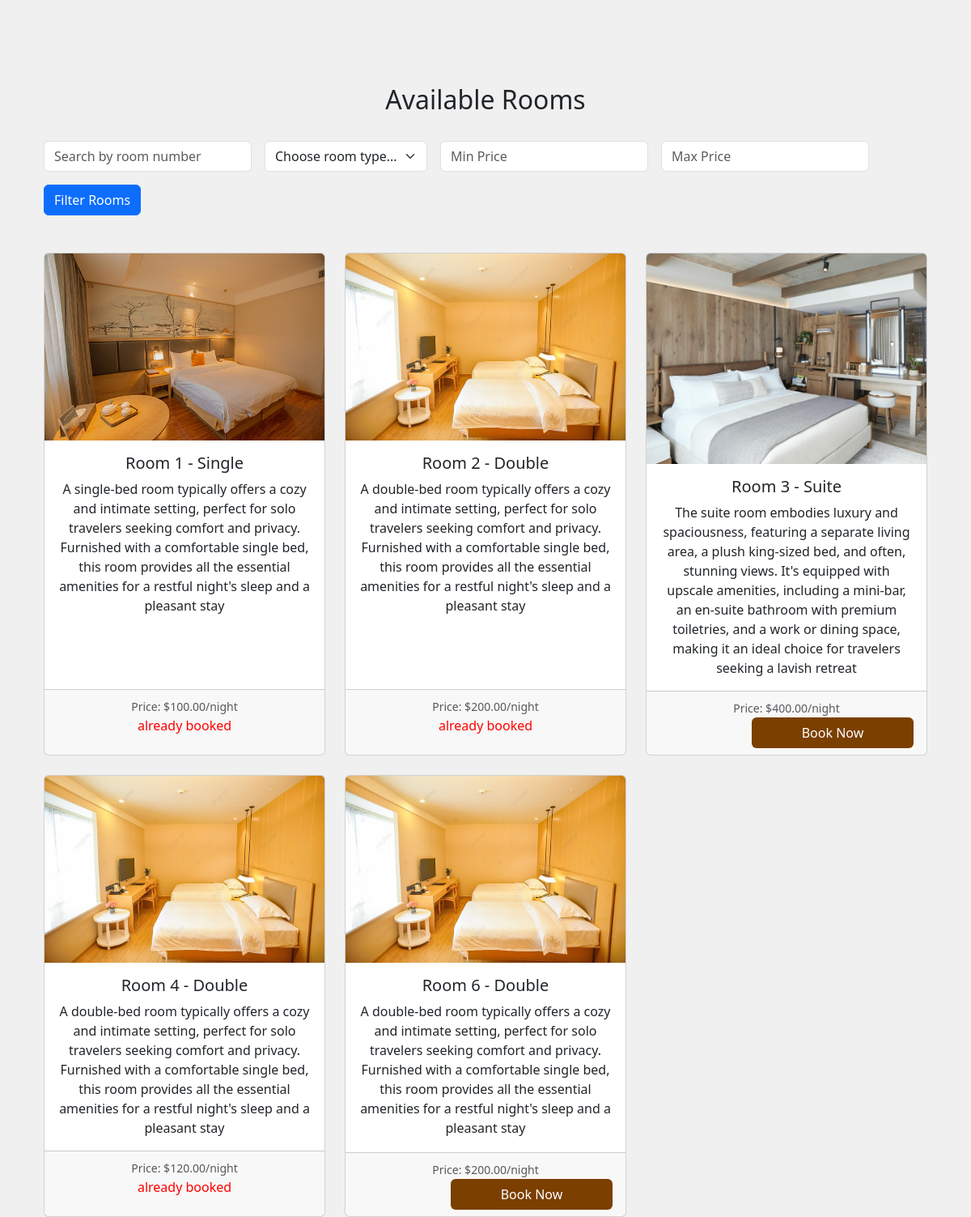
Page /available/rooms/ on the committed database.
### hotel/models.py (models this page shows)
class Room(models.Model):
    ROOM_TYPES = (
        ('SIN', 'Single'),
        ('DBL', 'Double'),
        ('SUI', 'Suite'),
    )
    room_number = models.CharField(max_length=5, unique=True)
    room_type = models.CharField(max_length=3, choices=ROOM_TYPES)
    capacity = models.IntegerField(null=True)
    price = models.DecimalField(max_digits=6, decimal_places=2)
    is_available = models.BooleanField(default=True)
    image = models.ImageField(upload_to='room_images/', null=True,
                              blank=True)  # Assume you have a media directory set up
    description = models.TextField(null=True, blank=True)

### hotel/views.py (the view)
# urls.py: path('available/rooms/',views.room_list,name='available_rooms'),
def room_list(request):
    query = request.GET.get('q', '')
    room_type = request.GET.get('type', '')
    min_price = request.GET.get('min_price', '')
    max_price = request.GET.get('max_price', '')
    rooms = Room.objects.all()
    if query:
        rooms = rooms.filter(room_number__icontains=query)
    if room_type:
        rooms = rooms.filter(room_type=room_type)
    if min_price:
        rooms = rooms.filter(price__gte=min_price)
    if max_price:
        rooms = rooms.filter(price__lte=max_price)
    context = {
        'rooms': rooms,
        'min_price': min_price,
        'max_price': max_price
    }
    return render(request, 'room_list.html', context)

### hotel/templates/room_list.html (shortened to what this page needs)
{% extends 'base.html' %}
{% block content %}
<div class="container mt-4">
    <h2 class="text-center">Available Rooms</h2>
    <br>
    <form method="GET" class="row g-3 mb-3">
        <div class="col-auto">
            <input type="text" class="form-control" placeholder="Search by room number" name="q" value="{{ request.GET.q }}">
        </div>
        <div class="col-auto">
            <select class="form-select" name="type">
                <option value="">Choose room type...</option>
            </select>
        </div>
        <div class="col-auto">
            <input type="number" class="form-control" placeholder="Min Price" name="min_price" value="{{ min_price }}">
        </div>
        <div class="col-auto">
            <input type="number" class="form-control" placeholder="Max Price" name="max_price" value="{{ max_price }}">
        </div>
        <div class="col-auto">
            <button type="submit" class="btn btn-primary">Filter Rooms</button>
        </div>
    </form>
    <div class="row row-cols-1 row-cols-md-3 g-4" style="padding-top:30px;">
        {% for room in rooms %}
        <div class="col">
            <div class="card h-100">
                {% if room.image %}
                    <img src="{{ room.image.url }}" class="card-img-top" alt="Room Image">
                {% else %}
                <img src="{{ room.image }}" class="card-img-top" alt="Room Image">
                {% endif %}
                <div class="card-body">
                    <h5 class="card-title">Room {{ room.room_number }} - {{ room.get_room_type_display }}</h5>
                    <p class="card-text">{{room.description}}</p>
                </div>
                <div class="card-footer">
                    <small class="text-muted">Price: ${{ room.price }}/night</small>
                    {% if request.user.is_superuser %}
                    {% else %}
                    {% if room.is_available %}
                     <a href="{% url 'book_room' room.id %}" class="btn primary-btn float-end">Book Now</a>
                    {% else %}
                        <p style="color:red;">already booked</p>
                    {% endif %}
                    {% endif %}
                </div>
            </div>
        </div>
        {% empty %}
        <p>No rooms available based on your search criteria.</p>
        {% endfor %}
    </div>
</div>
{% endblock %}

### hotel/templates/base.html (style rules this page uses)
body { padding-top: 80px; background-color:rgb(240,240,240); }
.primary-btn { background-color:#7B3F00;color:white;width:200px; }
.card { text-align:center !important; }

### rows in the picture
Room: image (picture), room_number "1", room_type "Single", description "A single-bed room typically offers a cozy and intimate setting, perfect for solo travelers seeking comfort and privacy. Furnished with a comfortable single bed, this room provides all the essential amenities for a restful night's sleep and a pleasant stay", price "100.00", is_available "already booked"
Room: image (picture), room_number "2", room_type "Double", description "A double-bed room typically offers a cozy and intimate setting, perfect for solo travelers seeking comfort and privacy. Furnished with a comfortable single bed, this room provides all the essential amenities for a restful night's sleep and a pleasant stay", price "200.00", is_available "already booked"
Room: image (picture), room_number "3", room_type "Suite", description "The suite room embodies luxury and spaciousness, featuring a separate living area, a plush king-sized bed, and often, stunning views. It's equipped with upscale amenities, including a mini-bar, an en-suite bathroom with premium toiletries, and a work or dining space, making it an ideal choice for travelers seeking a lavish retreat", price "400.00", is_available "Book Now"
Room: image (picture), room_number "4", room_type "Double", description "A double-bed room typically offers a cozy and intimate setting, perfect for solo travelers seeking comfort and privacy. Furnished with a comfortable single bed, this room provides all the essential amenities for a restful night's sleep and a pleasant stay", price "120.00", is_available "already booked"
Room: image (picture), room_number "6", room_type "Double", description "A double-bed room typically offers a cozy and intimate setting, perfect for solo travelers seeking comfort and privacy. Furnished with a comfortable single bed, this room provides all the essential amenities for a restful night's sleep and a pleasant stay", price "200.00", is_available "Book Now"
